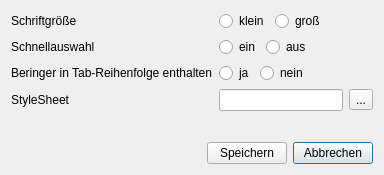
<?xml version="1.0" encoding="UTF-8"?>
<ui version="4.0">
 <class>Dialog</class>
 <widget class="QDialog" name="Dialog">
  <property name="geometry">
   <rect>
    <x>0</x>
    <y>0</y>
    <width>384</width>
    <height>175</height>
   </rect>
  </property>
  <property name="windowTitle">
   <string notr="true">Benutzereinstellungen</string>
  </property>
  <layout class="QGridLayout" name="gridLayout_2">
   <item row="1" column="0">
    <spacer name="horizontalSpacer">
     <property name="orientation">
      <enum>Qt::Horizontal</enum>
     </property>
     <property name="sizeHint" stdset="0">
      <size>
       <width>40</width>
       <height>20</height>
      </size>
     </property>
    </spacer>
   </item>
   <item row="1" column="2">
    <widget class="QPushButton" name="BTN_cancel">
     <property name="text">
      <string>Abbrechen</string>
     </property>
    </widget>
   </item>
   <item row="1" column="1">
    <layout class="QGridLayout" name="gridLayout">
     <item row="0" column="0">
      <widget class="QPushButton" name="BTN_speichern">
       <property name="text">
        <string>Speichern</string>
       </property>
      </widget>
     </item>
    </layout>
   </item>
   <item row="0" column="0" colspan="3">
    <layout class="QFormLayout" name="formLayout">
     <item row="0" column="0">
      <widget class="QLabel" name="label">
       <property name="text">
        <string>Schriftgröße</string>
       </property>
      </widget>
     </item>
     <item row="0" column="1">
      <layout class="QHBoxLayout" name="horizontalLayout">
       <item>
        <widget class="QRadioButton" name="RDB_schrift_klein">
         <property name="text">
          <string>klein</string>
         </property>
         <attribute name="buttonGroup">
          <string notr="true">buttonGroup</string>
         </attribute>
        </widget>
       </item>
       <item>
        <widget class="QRadioButton" name="RDB_schrift_gross">
         <property name="text">
          <string>groß</string>
         </property>
         <attribute name="buttonGroup">
          <string notr="true">buttonGroup</string>
         </attribute>
        </widget>
       </item>
       <item>
        <spacer name="horizontalSpacer_2">
         <property name="orientation">
          <enum>Qt::Horizontal</enum>
         </property>
         <property name="sizeHint" stdset="0">
          <size>
           <width>40</width>
           <height>20</height>
          </size>
         </property>
        </spacer>
       </item>
      </layout>
     </item>
     <item row="1" column="0">
      <widget class="QLabel" name="label_2">
       <property name="toolTip">
        <string>EIN: Häufige Arten werden mit den ersten beiden Buchstaben automatisch eingetragen und die Fangart erhält direkt den Fokus.</string>
       </property>
       <property name="text">
        <string>Schnellauswahl</string>
       </property>
      </widget>
     </item>
     <item row="2" column="0">
      <widget class="QLabel" name="label_3">
       <property name="toolTip">
        <string>JA: Nach der Facheingabe des Netzes ist das nächste Feld mit Fokus das Beringerfeld. AUS: Springt direkt von Fach zu Fett.</string>
       </property>
       <property name="text">
        <string>Beringer in Tab-Reihenfolge enthalten</string>
       </property>
      </widget>
     </item>
     <item row="2" column="1">
      <layout class="QHBoxLayout" name="horizontalLayout_2">
       <item>
        <widget class="QRadioButton" name="RDB_beringer_tab_ja">
         <property name="text">
          <string>ja</string>
         </property>
         <attribute name="buttonGroup">
          <string notr="true">buttonGroup_3</string>
         </attribute>
        </widget>
       </item>
       <item>
        <widget class="QRadioButton" name="RDB_beringer_tab_nein">
         <property name="text">
          <string>nein</string>
         </property>
         <attribute name="buttonGroup">
          <string notr="true">buttonGroup_3</string>
         </attribute>
        </widget>
       </item>
       <item>
        <spacer name="horizontalSpacer_3">
         <property name="orientation">
          <enum>Qt::Horizontal</enum>
         </property>
         <property name="sizeHint" stdset="0">
          <size>
           <width>40</width>
           <height>20</height>
          </size>
         </property>
        </spacer>
       </item>
      </layout>
     </item>
     <item row="1" column="1">
      <layout class="QHBoxLayout" name="horizontalLayout_3">
       <item>
        <widget class="QRadioButton" name="RDB_schnellauswahl_ein">
         <property name="text">
          <string>ein</string>
         </property>
         <attribute name="buttonGroup">
          <string notr="true">buttonGroup_2</string>
         </attribute>
        </widget>
       </item>
       <item>
        <widget class="QRadioButton" name="RDB_schnellauswahl_aus">
         <property name="text">
          <string>aus</string>
         </property>
         <attribute name="buttonGroup">
          <string notr="true">buttonGroup_2</string>
         </attribute>
        </widget>
       </item>
       <item>
        <spacer name="horizontalSpacer_4">
         <property name="orientation">
          <enum>Qt::Horizontal</enum>
         </property>
         <property name="sizeHint" stdset="0">
          <size>
           <width>40</width>
           <height>20</height>
          </size>
         </property>
        </spacer>
       </item>
      </layout>
     </item>
     <item row="3" column="0">
      <widget class="QLabel" name="label_4">
       <property name="text">
        <string>StyleSheet</string>
       </property>
      </widget>
     </item>
     <item row="3" column="1">
      <layout class="QHBoxLayout" name="horizontalLayout_4">
       <item>
        <widget class="QLineEdit" name="LE_stylesheet"/>
       </item>
       <item>
        <widget class="QToolButton" name="TBTN_qss_select">
         <property name="text">
          <string>...</string>
         </property>
        </widget>
       </item>
      </layout>
     </item>
    </layout>
   </item>
  </layout>
 </widget>
 <resources/>
 <connections/>
 <buttongroups>
  <buttongroup name="buttonGroup"/>
  <buttongroup name="buttonGroup_2"/>
  <buttongroup name="buttonGroup_3"/>
 </buttongroups>
</ui>
